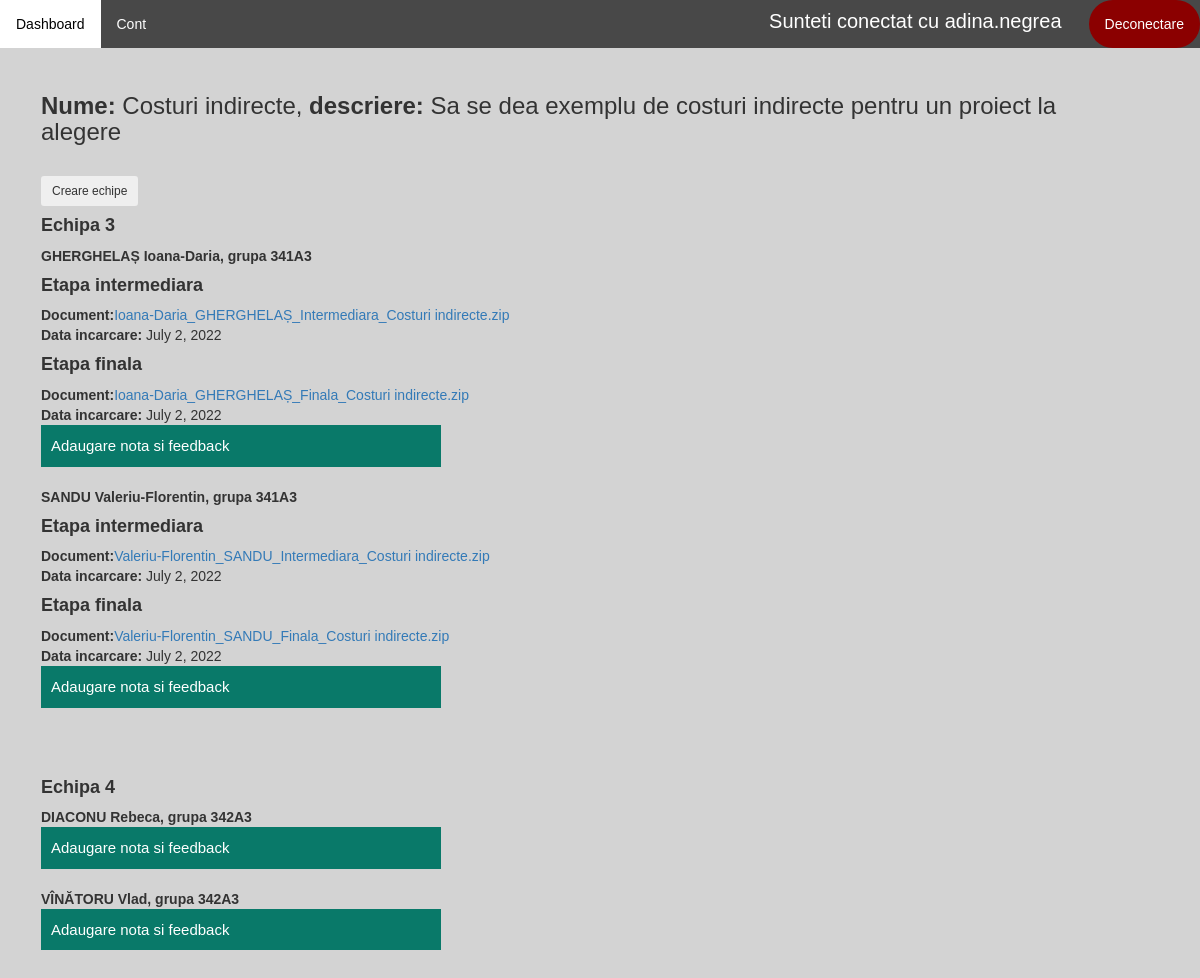
/vizualizare-disciplina/vizualizare-proiecte/proiect/tema/594 (signed in), run on the app's committed database.
### application/models.py (models this page shows)
class Tema(models.Model):
    id = models.AutoField(primary_key=True)
    nume = models.CharField(max_length=100, unique=False)
    descriere = models.CharField(max_length=500, null=True)
    proiect = models.ForeignKey(Proiect, on_delete=models.CASCADE, unique=False)

class Echipa(models.Model):
    id = models.AutoField(primary_key=True)
    nume = models.CharField(max_length=100, null=True)
    tema = models.ForeignKey(Tema, on_delete=models.CASCADE)
    proiect = models.ForeignKey(Proiect, on_delete=models.CASCADE, null=True)
    studenti = models.ManyToManyField(Student)

class Student(models.Model):
    id = models.AutoField(primary_key=True)
    utilizator = models.ForeignKey(User, on_delete=models.CASCADE, null=True)
    facultate = models.CharField(max_length=100, null=True)
    ciclu_de_studii = models.CharField(max_length=100, null=True)
    specializare = models.CharField(max_length=50, null=True)
    an_studiu = models.CharField(max_length=20, null=True)
    grupa = models.ForeignKey(Grupa, on_delete=models.CASCADE, null=True)
    teme = models.ManyToManyField(Tema)

class Grupa(models.Model):
    id = models.AutoField(primary_key=True)
    nume = models.CharField(max_length=10, null=True, unique=True)
    asignare_discipline = models.BooleanField(default=False)

class Incarcare(models.Model):
    id = models.AutoField(primary_key=True)
    student = models.ForeignKey(Student, on_delete=models.CASCADE)
    tema = models.ForeignKey(Tema, on_delete=models.CASCADE)
    data_incarcare = models.DateField(null=True, unique=False)
    tip = models.CharField(max_length=20, null=True)
    document = models.CharField(max_length=100, null=True, unique=False)
    nota = models.FloatField(default=0)
    feedback = models.CharField(max_length=500, null=True)

### application/decorators.py (the view)
        def wrapper_func(request, *args, **kwargs):
            user_groups = list()
            for group in request.user.groups.all():
                user_groups.append(group.name)
            if allowed_roles[0] in user_groups:
                return view_func(request, *args, **kwargs)
            else:
                return redirect('dashboard')

### application/functions.py (called while the page is built)
def get_user_info(request):
    user = request.user
    user_groups = [group.name for group in user.groups.all()]
    if 'admin' in user_groups:
        user_type = 'admin'
    elif 'studenti' in user_groups:
        user_type = 'student'
    elif 'secretariat' in user_groups:
        user_type = 'secretar'
    else:
        user_type = 'profesor'
    out = {'user': user,
           'user_groups': user_groups,
           'user_type': user_type
           }
    return out

def create_context(request=None, extract_user_info=True):
    if extract_user_info and not request:
        raise ValueError("request must be set if extract_user_info is True")
    out = {}
    if extract_user_info:
        out.update(get_user_info(request))
    return out

### application/views.py (called while the page is built)
@allowed_users(allowed_roles=['profesori'])
@login_required(login_url='login')
def vizualizareTema(request, pk):
    context = create_context(request)
    tema = Tema.objects.all().filter(id=pk).get(id=pk)
    proiect = Proiect.objects.get(tema=tema)
    print(proiect.nr_persoane)
    echipe = Echipa.objects.all().filter(proiect=proiect).filter(tema=tema)
    print(echipe)
    studenti = Student.objects.all().filter(teme=tema)
    incarcari = Incarcare.objects.all().filter(tema=tema)
    context['tema'] = tema
    context['studenti'] = studenti
    context['incarcari'] = incarcari
    context['proiect'] = proiect
    context['echipe'] = echipe
    return render(request, 'application/profesor/vizualizareTema.html', context)

### application/templates/application/profesor/vizualizareTema.html (shortened to what this page needs)
{% extends 'application/dashboard.html' %}
{% load static %}
{% block article %}
    <link rel="stylesheet" href="{% static 'application/css/vizualizareTema.css' %}">
    <h3 style="padding: 20px; margin-left: -20px"><b>Nume:</b> {{ tema.nume }}, <b>descriere:</b> {{ tema.descriere }}</h3>
    {% if proiect.nr_persoane > 1 %}
        <form action="{% url 'creareEchipe' tema.id %}" method="get">
            <button class="btn btn-sm">Creare echipe</button>
        </form>
    {% endif %}
    {% if proiect.nr_persoane > 1 %}
        {% for echipa in echipe %}
            <h4><b>{{ echipa.nume }}</b></h4>
            {% for student in echipa.studenti.all %}
                <b>{{ student.utilizator.last_name }} {{ student.utilizator.first_name }}, grupa {{ student.grupa.nume }}</b><br>
                    {% for incarcare in incarcari %}
                        {% if incarcare.student.id is student.id %}
                            {% if incarcare.tip == 'Intermediara' %}
                                <h4><b>Etapa intermediara</b></h4>
                                <b>Document:</b><a href="{% url 'download' tema.id incarcare.id %}">{{ incarcare.document }}</a><br>
                                <b>Data incarcare:</b> {{ incarcare.data_incarcare }}<br>
                            {% endif %}
                            {% if incarcare.tip == 'Finala' %}
                                <h4><b>Etapa finala</b></h4>
                                <b>Document:</b><a href="{% url 'download' tema.id incarcare.id %}">{{ incarcare.document }}</a><br>
                                <b>Data incarcare:</b> {{ incarcare.data_incarcare }}<br>
                            {% endif %}
                        {% endif %}
                    {% endfor %}
                <button type="button" class="collapsible">Adaugare nota si feedback</button>
                <br> <br>
            {% endfor %}
            <br>
            <br>
        {% endfor %}
    {% endif %}
{% endblock %}

### application/templates/application/main_layout_application.html (shortened to what this page needs)
{% extends 'main_layout.html' %}
{% load static %}
{% block header %}
    <link rel="stylesheet" href="{% static 'application/css/main_layout_application.css' %}">
        <ul class="topnav">
            <li><a href="{% url 'dashboard' %}">Dashboard</a></li>
            <li><a href="{% url 'account' %}">Cont</a>
            <li style="padding: 7px; color: white; font-size: 20px; margin-left: 600px">Sunteti conectat cu {{ request.user.username }}</li>
            <li class="right"><a class="logout" href="{% url 'logout' %}">Deconectare</a></li>
        </ul>
{% endblock %}

### application/static/application/css/main_layout_application.css (style rules this page uses)
body { font-family: Arial, Helvetica, sans-serif; }
body { margin: 0; background-color: lightgray; font-family: Arial, Helvetica, sans-serif; }
ul.topnav { list-style-type: none; margin: 0; padding: 0; overflow: hidden; background-color: #484848; }
ul.topnav li { float: left; }
ul.topnav li a { display: block; color: white; text-align: center; padding: 14px 16px; text-decoration: none; }
ul.topnav li.right { background-color: darkred; float: right; border-radius: 50px; }

### application/static/application/css/vizualizareTema.css (style rules this page uses)
.collapsible { background-color: #097969; color: white; cursor: pointer; padding: 10px; width: 400px; border: none; text-align: left; outline: none; font-size: 15px; }

### data on the page
Tema: nume "Costuri indirecte", descriere "Sa se dea exemplu de costuri indirecte pentru un proiect la alegere"
Echipa: nume "Echipa 3"
Student: utilizator.last_name "GHERGHELAȘ", utilizator.first_name "Ioana-Daria", grupa.nume "341A3"
Incarcare: document "Ioana-Daria_GHERGHELAȘ_Intermediara_Costuri indirecte.zip", data_incarcare "July 2, 2022"
Incarcare: document "Ioana-Daria_GHERGHELAȘ_Finala_Costuri indirecte.zip", data_incarcare "July 2, 2022"
Student: utilizator.last_name "SANDU", utilizator.first_name "Valeriu-Florentin", grupa.nume "341A3"
Incarcare: document "Valeriu-Florentin_SANDU_Intermediara_Costuri indirecte.zip", data_incarcare "July 2, 2022"
Incarcare: document "Valeriu-Florentin_SANDU_Finala_Costuri indirecte.zip", data_incarcare "July 2, 2022"
Echipa: nume "Echipa 4"
Student: utilizator.last_name "DIACONU", utilizator.first_name "Rebeca", grupa.nume "342A3"
Student: utilizator.last_name "VÎNĂTORU", utilizator.first_name "Vlad", grupa.nume "342A3"

### other printed values
{{ request.user.username }} "adina.negrea"
